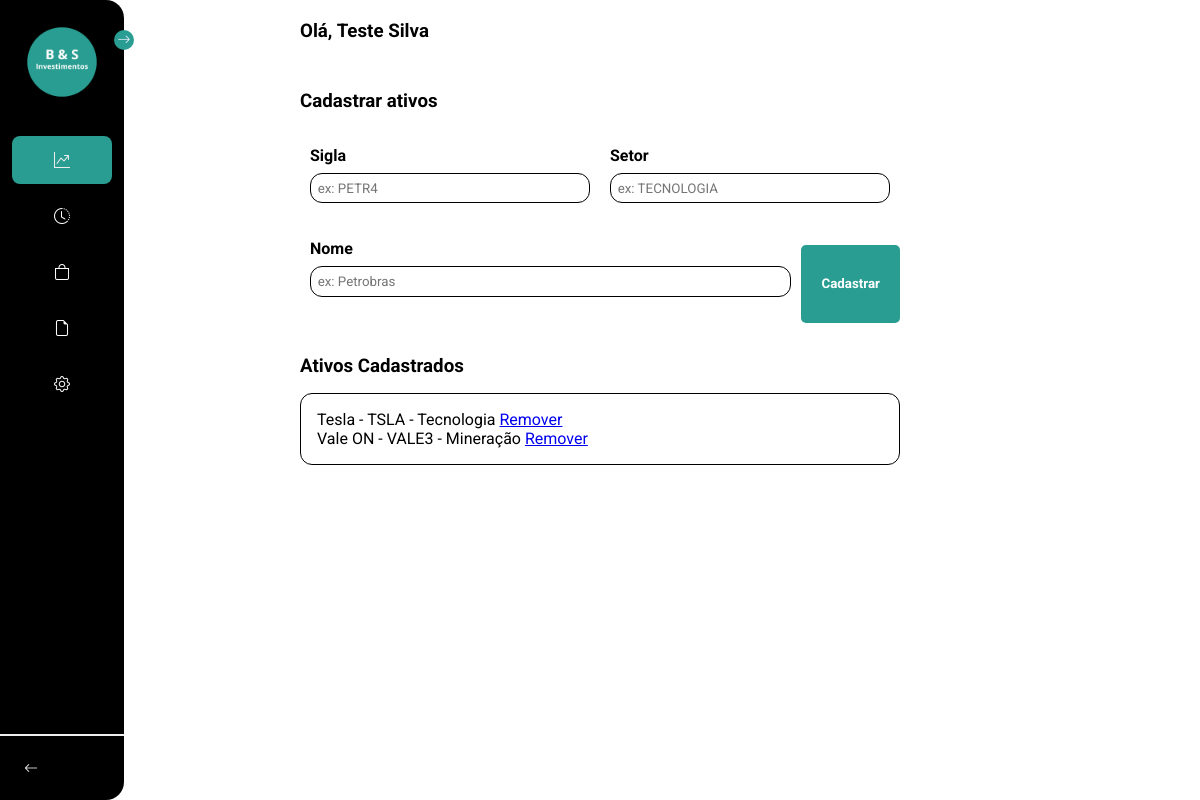
/Home (signed in), run on the app's committed database.
### database.py (models this page shows, shortened)
class usuarios(db.Model,UserMixin):
    __tablename__ = 'usuarios'
    id = db.Column(db.Integer, primary_key=True, autoincrement=True)
    nome = db.Column(db.String(255), nullable=False)
    email = db.Column(db.String(255), unique=True, nullable=False)
    senha = db.Column(db.String(255), nullable=False)

class Ativos(db.Model):
    __tablename__ = 'ativos'
    id = db.Column(db.Integer, primary_key=True, autoincrement=True)
    nome = db.Column(db.String(255), nullable=False)
    sigla = db.Column(db.String(10), nullable=False)
    setor_id = db.Column(db.Integer, db.ForeignKey('setores.id_setor'), nullable=False)
    setor = db.relationship('Setores', back_populates='ativos')

class Setores(db.Model):
    __tablename__ = 'setores'
    id_setor = db.Column(db.Integer, primary_key=True, autoincrement=True)
    nome = db.Column(db.String(255), nullable=False)
    ativos = db.relationship('Ativos', back_populates='setor', lazy=True)

### Home/home.py (the view)
@Home_blueprint.route('/Home')
def pagina_home():
    ativos = Ativos.query.order_by(Ativos.nome)
    return render_template('Home/home.html', ativos=ativos)

### database.py (called while the page is built)
@login_manager.user_loader
def get_user(id):
    return usuarios.query.filter_by(id=id).first()

@event.listens_for(Engine, "connect")
def set_sqlite_pragma(dbapi_connection, connection_record):
    cursor = dbapi_connection.cursor()
    cursor.execute("PRAGMA foreign_keys=ON")
    cursor.close()

### templates/Home/home.html (shortened to what this page needs)
{% extends 'base.html' %}
{% block content %}
    <link rel="stylesheet" href="{{ url_for('static', filename='Styles/Home.css') }}">
    <main id="main">
        <header>
            <h3>Olá, <span>{{ current_user.nome if current_user.is_authenticated }}</span></h3>
        </header>
        <div class="container">
            <h3>Cadastrar ativos</h3>
            <form id="form" action="{{ url_for('Home.insert_ativo') }}" method="POST">
                <div class="form-group">
                    <label for="ticker">Sigla</label>
                    <input type="text" id="itemInput" placeholder="ex: PETR4" name="sigla" required>
                </div>
                <div class="form-group">
                    <label for="setor">Setor</label>
                    <input type="text" id="itemInput" placeholder="ex: TECNOLOGIA" name="Setor" required>
                </div>
                <div class="form-group">
                    <label for="nome">Nome</label>
                    <input type="text" id="itemInput" placeholder="ex: Petrobras" name="nome" required>
                </div>
                <div class="btn_container">
                    <button class="btn-cadastrar-ativos" id="addItemButton" type="submit">Cadastrar</button>
                </div>
            </form>
        </div>
        <div class="container2">
            <h3>Ativos Cadastrados</h3>
            <div class="ativos_content">
                <ul id="itemList">
                    {% for ativo in ativos %}
                    <li>
                        {{ ativo.nome }} - {{ ativo.sigla }} - {{ ativo.setor.nome }}
                        <a href="#" onclick="excluir('{{ativo.id}}')">Remover</a>
                    </li>
                        {% endfor %}
                </ul>
            </div>
        </div>
    </main>
{% endblock %}

### Static/Styles/menuBase.css (style rules this page uses)
* { margin: 0; padding: 0; box-sizing: border-box; font-family: 'Roboto', sans-serif; }
body { display: flex; min-height: 100vh; background-color: #fff; }

### Static/Styles/home.css (style rules this page uses)
main { padding: 10px; position: fixed; z-index: 1; padding-left: calc(130px + 20px); transition: margin-left 0.5s ease; }
.container { max-width: 600px; margin: 0 auto; margin-top: 3rem; }
.container h3 { margin-bottom: 1.5rem; }
form { display: flex; flex-wrap: wrap; justify-content: space-between; }
.form-group { flex: 1 1 45%; margin-bottom: 1em; padding: 10px; }
.form-group label { display: block; font-weight: bold; margin-bottom: 0.5em; }
.form-group input { width: 100%; padding: 0.5em; border-radius: 12px; border: 1px solid #000; box-sizing: border-box; }
.btn_container { display: flex; justify-content: center; margin-top: 1em; }
.btn-cadastrar-ativos { background-color: #299d91; color: white; padding: 10px 20px; border: none; border-radius: 5px; cursor: pointer; text-align: center; font-weight: bold; }
.container2 { max-width: 600px; margin: 0 auto; margin-top: 2rem; }
.ativos_content { max-width: 100%; border: 1px solid #000; padding: 1rem; border-radius: 12px; margin-top: 1rem; overflow-y: scroll; }
.ativos_content li { list-style-type: none; }

### data on the page
usuarios: nome "Teste Silva"
Ativos: nome "Tesla", sigla "TSLA", setor.nome "Tecnologia"
Ativos: nome "Vale ON", sigla "VALE3", setor.nome "Mineração"
